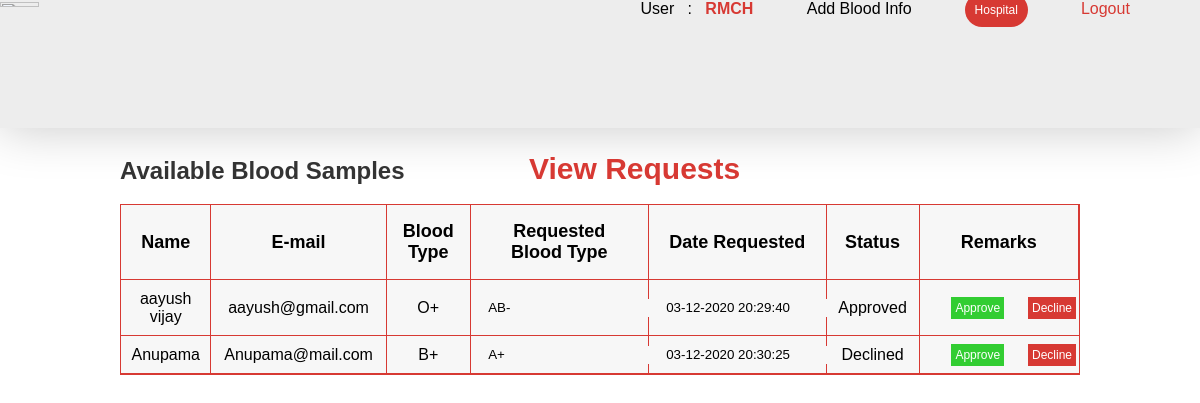
The app's page /hos_request.php (signed in) with its own data.
### tables this page shows
CREATE TABLE `hospital` (
  `fullname` varchar(50) NOT NULL,
  `email` varchar(60) NOT NULL,
  `pasword` varchar(60) NOT NULL
);

CREATE TABLE `requests` (
  `rec_name` varchar(50) NOT NULL,
  `rec_email` varchar(50) NOT NULL,
  `rec_blood` varchar(5) NOT NULL,
  `hos_name` varchar(50) NOT NULL,
  `blood_req` varchar(4) NOT NULL,
  `Status` varchar(50) NOT NULL,
  `date` varchar(40) NOT NULL
);

### hos_request.php (the view, shortened to what this page needs)
<?php
include 'includes/dbh.inc.php';
$email = $_SESSION['hos_email'];
?>
<div class = 'topnav'>
<?php
$sql = "SELECT * FROM hospital WHERE email='$email'";
$result = mysqli_query( $conn, $sql );
while( $row = mysqli_fetch_assoc( $result ) ) {
    $user = $row['fullname'];
}
?>
<img
src = 'https://miro.medium.com/max/1838/1*KJACFKJ0GKtnhgR7OmlPFA.gif'
class = 'logo'
align = 'middle'
/>
<?php echo 'User &nbsp : &nbsp' ?>
<span class = 'user'>
<?php echo ucfirst( $user ) ?></span>&nbsp &nbsp &nbsp &nbsp &nbsp &nbsp
<a href = 'add_blood.php'class = 'blood'>Add Blood Info</a>&nbsp &nbsp &nbsp &nbsp &nbsp &nbsp
<span class = 'user1'><?php echo 'Hospital' ?></span>&nbsp &nbsp &nbsp &nbsp &nbsp &nbsp
<a href = 'logout.php' class = 'logout' alt = 'Logout'>Logout</a>
</div>
<head>
</head>
<body>
<a href = 'home1.php' class = 'view'><h2 class = 'nonactive'>Available Blood Samples</h2></a>
<h2 class = 'active'>View Requests</h2>
<div class = 'table_container'>
<table class = 'table' cellpadding = '0' cellspacing = '0' border = '0'>
<thead>
<tr>
<th class = 'name'>Name</th>
<th class = 'email'>E-mail</th>
<th>Blood Type</th>
<th>Requested Blood Type</th>
<th>Date Requested</th>
<th>Status</th>
<th>Remarks</th>
</tr>
</thead>
<tbody>
<?php
$sql = "SELECT * FROM requests where hos_name='$user'";
$result = $conn->query( $sql );
if ( $result->num_rows > 0 ) {
    while( $row = $result->fetch_assoc() ) {
        $rec_name = $row['rec_name'];
        $rec_email = $row['rec_email'];
        $rec_blood = $row['rec_blood'];
        $blood_req = $row['blood_req'];
        $Status = $row['Status'];
        $date = $row['date'];
        ?>
        <form action = 'includes/hos_rec.inc.php' method = 'POST'>
        <?php
        echo '<tr>';
        echo '<td class="row">'.$rec_name.'</td>';
        echo '<td class="row">'.$rec_email.'</td>';
        echo '<td class="row">'.$rec_blood.'</td>';
        echo '<td class="row row3"><input type="text" name="blood_req" readonly value="'.$blood_req.'"></td>';
        echo '<td class="row row2"><input type="text" name="date" readonly value="'.$date.'"></td>';
        echo '<td class="row row1">'.$Status.'</td>';
        echo '<td class="remark"><button name="approve" class="approve" id="btn">Approve</button><button name="decline" class="request" id="btn">Decline</button></td>';
        echo '</tr>';
        ?>
        </form>
        <?php
    }
} else {
    echo '<h3>0 results</h3>';
}
?>
</tbody>
</body>

### hos_request.php (style rules this page uses)
* { margin:0; padding:0; font-family: 'Montserrat', sans-serif; }
.user { color: #d73933; font-weight: bold; }
.user1 { font-size:12px; border-radius: 20px; font-weight: 300; padding:.8%; color: white; background-color:#d73933; }
.blood { text-decoration:none; font-weight: 300; color:black; }
.logout { color:#d73933; text-decoration:none; font-weight: 300; }
.logo { width: 18%; height: auto; display: inline; margin-right: 35%; }
.topnav { margin-bottom: 2%; height: 16%; background-color:#ededed; box-shadow: 0 1px 50px #cacaca; }
.table { margin-left:10%; width: 80%; border: 1px solid #d73933; background-color:#F7F7F7; margin-top: 1.5%; }
.table th { font-size:18px; text-align:left; padding: 16px; border-bottom:1.5px solid #d73933; border-right:1px solid #d73933; text-align:center; }
.active { color:#d73933; margin-left:10%; font-size:30px; display:inline; }
.view { text-decoration:none; }
.nonactive { font-weight: 600; color:#333; font-weight:30px; display:inline; margin-left:10%; }
.email { width:20%; }
.name { width: 10%; }
td { border-bottom:1px solid #d73933; }
.row { text-align:center; padding:1%; border-right:1px solid #d73933; }
.row1 { width:10%; }
.request { padding:2.5%; border:none; background-color: #d73933; color:white; margin-left: 15%; font-weight:300; font-size:12px; cursor:pointer; }
.remark { width:20%; }
.approve { padding:2.5%; border:none; background-color: #32cd32; color:white; margin-left: 20%; font-weight:300; font-size:12px; cursor:pointer; }
input { border:none; background-color: #f7f7f7; padding:1% 5%; font-family:'Montserrat', sans-serif; }
.row2 { width:18%; }
.row3 { width: 18%; }

### records on screen
hospital: fullname "RMCH"
requests: rec_name "aayush vijay", rec_email "aayush@gmail.com", rec_blood "O+", blood_req "AB-", date "03-12-2020 20:29:40", Status "Approved"
requests: rec_name "Anupama", rec_email "Anupama@mail.com", rec_blood "B+", blood_req "A+", date "03-12-2020 20:30:25", Status "Declined"
